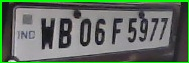
#> input picture plates/scanned_img...0.jpg, 189 x 63 px; its folder holds only this picture in this run
$ python tempCodeRunnerFile.py
#> lines starting #> are read from the running program, lines starting #| are printed output that depends on the picture; after the words box and inside, x2 and y2 are one past the last pixel; in counts of white or black regions, pixels touching at a corner belong together
import cv2
import pytesseract
import pandas as pd
from datetime import datetime
import os
import glob

# 🔧 Set the Tesseract OCR path (only needed for Windows)
# Uncomment and update this path if Tesseract is not in your PATH environment variable
pytesseract.pytesseract.tesseract_cmd = r"C:\Program Files\Tesseract-OCR\tesseract.exe"


# 📁 Hardcoded folder path containing images
IMAGE_FOLDER = r"E:\NumberPlate_project\plates"   # <-- Change this path to your folder
EXCEL_FILE = 'number_plates.xlsx'


def initialize_excel():
    """Create or load Excel file with headers if it doesn't exist."""
    if not os.path.exists(EXCEL_FILE):
        df = pd.DataFrame(columns=['Date', 'Time', 'Plate Number'])
        df.to_excel(EXCEL_FILE, index=False)
    return EXCEL_FILE


def get_latest_image(folder_path):
    """Return the most recently added image file from the folder."""
    image_extensions = ('*.jpg', '*.jpeg', '*.png', '*.bmp', '*.tiff')
    image_files = []
    for ext in image_extensions:
        image_files.extend(glob.glob(os.path.join(folder_path, ext)))

    if not image_files:
        print("❌ No image files found in the folder.")
        return None

    latest_image = max(image_files, key=os.path.getctime)
    print(f"🖼️ Latest image found: {os.path.basename(latest_image)}")
    return latest_image


def extract_plate_text(image_path):
    """Extract text from cropped number plate images with aggressive preprocessing."""
#> called with image_path = 'plates/scanned_img...0.jpg'
    try:
        print("🔍 Extracting text using Tesseract OCR...")

        # Read image
        img = cv2.imread(image_path)
#> img is the input picture: shape (63, 189, 3); mean B, G, R 97.1, 110.3, 97.3

        # Step 1: Upscale to improve clarity (super important for small crops)
        h, w = img.shape[:2]
#> h = 63; w = 189
        scale = max(2, int(400 / w))  # upscale until ~400px wide
#> scale = 2
        img = cv2.resize(img, (w * scale, h * scale), interpolation=cv2.INTER_CUBIC)
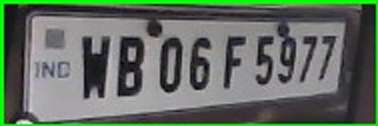
#> img: shape (126, 378, 3); mean B, G, R 97.2, 110.3, 97.3

        # Step 2: Convert to grayscale
        gray = cv2.cvtColor(img, cv2.COLOR_BGR2GRAY)
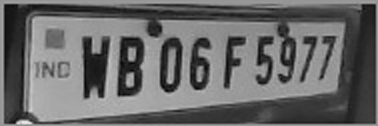
#> gray: shape (126, 378); min 0, max 238, mean 104.9

        # Step 3: Enhance contrast using CLAHE (adaptive histogram equalization)
        clahe = cv2.createCLAHE(clipLimit=2.0, tileGridSize=(8, 8))
        gray = clahe.apply(gray)
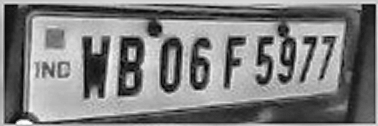
#> gray: shape (126, 378); min 1, max 255, mean 127.7

        # Step 4: Reduce noise while preserving edges
        gray = cv2.bilateralFilter(gray, 9, 75, 75)
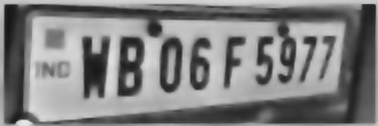
#> gray: shape (126, 378); min 22, max 231, mean 127.6

        # Step 5: Adaptive threshold for robust binarization
        thresh = cv2.adaptiveThreshold(
            gray, 255,
            cv2.ADAPTIVE_THRESH_MEAN_C,
            cv2.THRESH_BINARY, 35, 10
        )
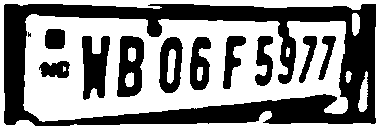
#> thresh: shape (126, 378); 53.6% white; 12 black regions (1 under 20 px), largest, box (x1, y1, x2, y2) and area: (4, 4, 376, 126) 15526, (82, 36, 110, 100) 1239, (117, 36, 144, 97) 1167

        # Step 6: Invert if needed (text darker than background)
        white_pixels = cv2.countNonZero(thresh)
#> white_pixels = 25518
        if white_pixels < thresh.size / 2:
            thresh = cv2.bitwise_not(thresh)

        # Step 7: Morphological closing to connect broken letters
        kernel = cv2.getStructuringElement(cv2.MORPH_RECT, (2, 2))
        thresh = cv2.morphologyEx(thresh, cv2.MORPH_CLOSE, kernel)
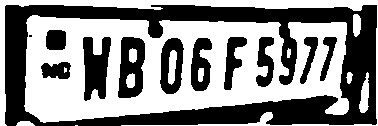
#> thresh: shape (126, 378); 53.7% white; 12 black regions (1 under 20 px), largest, box (x1, y1, x2, y2) and area: (5, 5, 377, 126) 15480, (83, 37, 111, 101) 1239, (118, 37, 145, 98) 1167

        # Step 8: OCR using whitelist and single-line mode
        config = r'--oem 3 --psm 7 -c tessedit_char_whitelist=ABCDEFGHIJKLMNOPQRSTUVWXYZ0123456789'
        text = pytesseract.image_to_string(thresh, config=config)
        text = text.strip().replace(" ", "").replace("\n", "")

        # Debugging: show intermediate result if nothing detected
        if not text:
            cv2.imshow("Preprocessed", thresh)
            cv2.waitKey(10000)
            cv2.destroyAllWindows()

        if text:
            print(f"✅ Extracted Plate Text: {text}")
        else:
            print("⚠️ No text detected in image.")

        return text
    except Exception as e:
        print(f"❌ Error during text extraction: {e}")
        return None


def save_to_excel(plate_text):
    """Save the extracted plate number to Excel with timestamp."""
    try:
        now = datetime.now()
        date_str = now.strftime('%Y-%m-%d')
        time_str = now.strftime('%H:%M:%S')

        df = pd.read_excel(EXCEL_FILE)
        new_row = pd.DataFrame([[date_str, time_str, plate_text]], columns=['Date', 'Time', 'Plate Number'])

        df = pd.concat([df, new_row], ignore_index=True)
        df.to_excel(EXCEL_FILE, index=False)
        print(f"💾 Saved plate number: {plate_text}")
    except Exception as e:
        print(f"❌ Error saving to Excel: {e}")


def main():
    """Main function to process the latest image in the folder."""
    initialize_excel()
    latest_image = get_latest_image(IMAGE_FOLDER)

    if latest_image:
        plate_text = extract_plate_text(latest_image)
        if plate_text:
            save_to_excel(plate_text)
        else:
            print("⚠️ No text was extracted from the latest image.")
    else:
        print("❌ No valid image found to process.")


if __name__ == "__main__":
    main()
#> (the call stopped at in extract_plate_text, `text = pytesseract.image_to_string(thresh, config=config)`: pytesseract is not available in this run)
